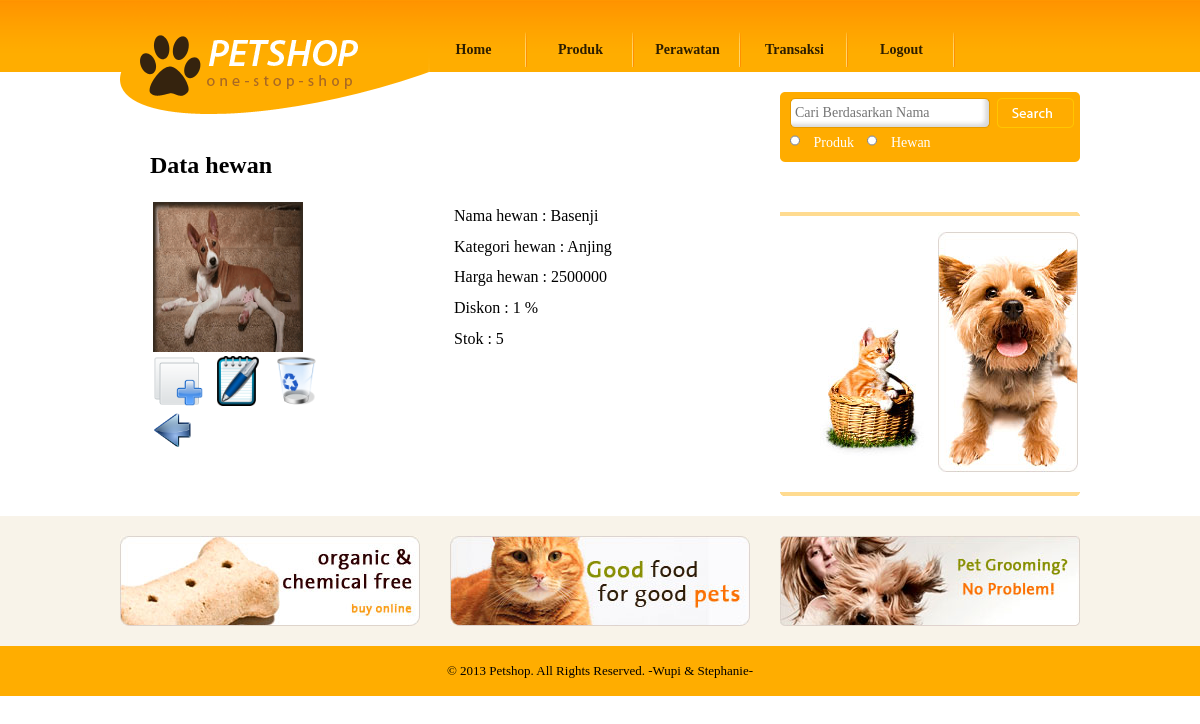
The page /PETSHOP/pegawai_lihat_hewan.php?id_hewan=1 on the database its author committed.
### tables this page shows
CREATE TABLE `hewan` (
  `id_hewan` char(8) NOT NULL,
  `id_kategori_hewan` char(8) NOT NULL,
  `nama_hewan` varchar(30) DEFAULT NULL,
  `direktori_gambar_hewan` varchar(100) DEFAULT NULL,
  `harga_hewan` double DEFAULT NULL,
  `diskon` float DEFAULT NULL,
  `stok` int(11) DEFAULT NULL,
  PRIMARY KEY (`id_hewan`),
  KEY `id_kategori_hewan` (`id_kategori_hewan`),
  CONSTRAINT `hewan_ibfk_1` FOREIGN KEY (`id_kategori_hewan`) REFERENCES `kategori_hewan` (`id_kategori_hewan`)
);

CREATE TABLE `kategori_hewan` (
  `id_kategori_hewan` char(8) NOT NULL,
  `nama_kategori_hewan` varchar(20) DEFAULT NULL,
  PRIMARY KEY (`id_kategori_hewan`)
);

### PETSHOP/pegawai_lihat_hewan.php (the view, shortened to what this page needs)
<!DOCTYPE html PUBLIC "-//W3C//DTD XHTML 1.0 Transitional//EN" "http://www.w3.org/TR/xhtml1/DTD/xhtml1-transitional.dtd">
<html xmlns="http://www.w3.org/1999/xhtml">
<head>
	<link href="css/style.css" rel="stylesheet" type="text/css" />
</head>
<body>
<?php include "header_pegawai.php";?>
<div id="body">
<div id="content">
<div class="content">
<div class="about">
	<h2>Data hewan</h2>
	<ul>
	<li>
	<form method="post" action="form_update_hewan.php" class="login">
	<table width="100%"  align="center" border=0>
		<?php
		include "koneksi.php";
		$id_hewan=$_GET['id_hewan'];
		$lihat_hewan=mysql_query("SELECT * FROM hewan join kategori_hewan using (id_kategori_hewan) WHERE id_hewan='$id_hewan'");
		$data=mysql_fetch_array($lihat_hewan);
		$data['diskon']=$data['diskon']*100;
		echo " <tr>
					<td rowspan=5><img src= '$data[direktori_gambar_hewan]' width=150 height=150></td>
					<td>Nama hewan : $data[nama_hewan]</td>
				</tr>
				<tr><td>Kategori hewan : $data[nama_kategori_hewan]</td></tr>
				<tr><td>Harga hewan : $data[harga_hewan]</td></tr>
				<tr><td>Diskon : $data[diskon] %</td> </tr>
				<tr><td>Stok : $data[stok]</td></tr>
				<tr>
					<td colspan=2 align=center>
					<a href=form_tambah_stok_hewan.php?id_hewan=$id_hewan><img src=images/tambah.png width=50 height=50></a>
					<a href=form_update_hewan.php?id_hewan=$id_hewan align=center><img src=images/ubah.png width=50 height=50></a>
				";?>
					<a href="hapus_hewan.php?id_hewan=<?php echo $id_hewan; ?>" align="center" onClick="return confirm('Apakah anda yakin?')"><img src=images/hapus.png width=50 height=50></a>
					</td>
				</tr>
				<tr><td colspan=8><a href="hewan_pegawai.php"><img src="images/back.png" width=40 height=40 align=right></a></td></tr>
	</table>
	</form>
	</li>
	</ul>
</div>
</div>
<div id="sidebar">
	<?php include "pegawai_cari.php"; ?>
	<?php include "shoping_guide.php"; ?>
	<?php include "iklan.php"; ?>
<div id="footer">
	<?php include "footer.php"; ?>
</div>
</body>
</html>

### PETSHOP/css/style.css (style rules this page uses)
body { margin:0; padding:0; background: url("../images/bg-body.gif"); background-repeat:repeat-x; }
#body div#content { width:960px; margin:0 auto; overflow:hidden; background-image:none; height:auto; overflow:hidden; }
#body div#content .content { float:left; width:640px; margin-right:20px; background-image:none; height:auto; overflow:hidden; }
#body #content .content h2 { font-family: "Myriad Pro"; margin: 80px 0 0 30px; }
#body #content .content ul { margin:0; padding:0; list-style-type:none; }
#body #content .content ul li { width:300px; padding:0 10px; margin:0 0 20px 0; float:left; line-height:25px; height:auto; }
#body #content .content ul li a { text-decoration:none; }
#body #content .content ul li img { border:0; float:left; margin-right:10px; }
#body #content .content .about { width:640px; height:auto; overflow:hidden; }
#body #content .content .about h2 { margin:80px 0 0 30px; font-family: "Myriad Pro"; }
#body #content .content .about ul { margin:0; padding:0; list-style-type:none; }
#body #content .content .about ul li { clear:both; width:600px; padding:20px 10px 0 30px; }
#body #content #sidebar { float:left; width:300px; background-image:none; }
#footer { background-color:#310000; background-image:none; }

### rows shown on the page
hewan: direktori_gambar_hewan (picture), nama_hewan "Basenji", id_kategori_hewan.nama_kategori_hewan "Anjing", harga_hewan "2500000", stok "5"

### other values the page prints
$data[diskon] "1"
